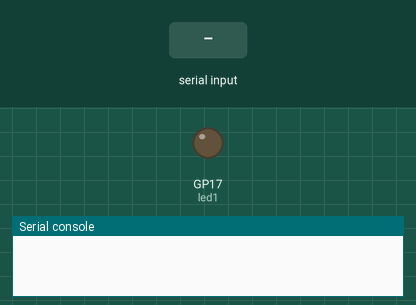
This program was run on a simulated Raspberry Pi Pico running MicroPython. Parts: output pins drawn as LEDs (lit = HIGH), the last lines printed to the serial console. The test bench sets the inputs (shaded band).

Above: at 1.2 s.
1.3 s: "ON" received over the second serial link
At 2.2 s:
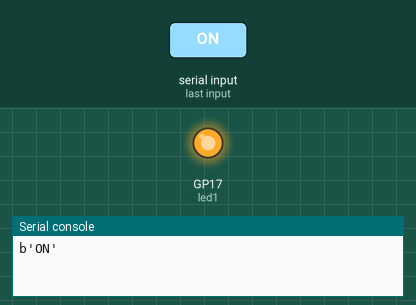
2.8 s: "OFF" received over the second serial link
At 3.3 s:
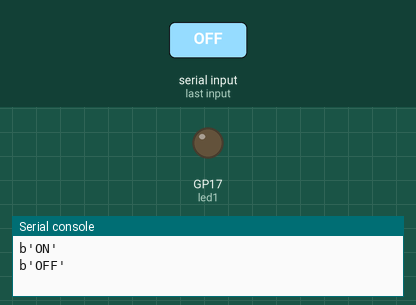
Timing chart, 0 to 5.8 s (numbered marks = the images above; inputs shaded):
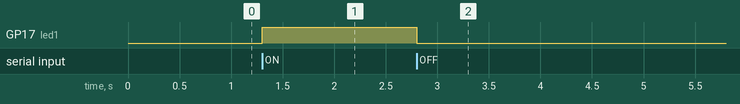

Measured:
- after the input at 1.3 s, GP17 (led1): LOW → HIGH at once
- after the input at 2.8 s, GP17 (led1): HIGH → LOW at once

The program:

pico_bluetooth_led.py
```python
#import PIN and UART from machine library
from machine import Pin, UART

#Define UART channel and Baud rate
uart1 = UART(0, 9600)

#Define GPIO Pin as LED output
led1 = Pin(17, Pin.OUT)

#Create an infinite loop
while True:
    if uart1.any(): #Check if data is available in UART channel
        receive = uart1.read() #If there is data in UART channel this will be saved in variable receive
        receive = str(receive) #Data received is converted to string
        print(receive) #Print out the data received in the terminal

        if('ON' in receive): #If the text 'ON' is received
            led1.value(1) #LED value is set to 1, turning the LED light on

        elif('OFF' in receive): #If the text "OFF" is received
            led1.value(0) # LED value is set to 0, turning the LED light off
```
